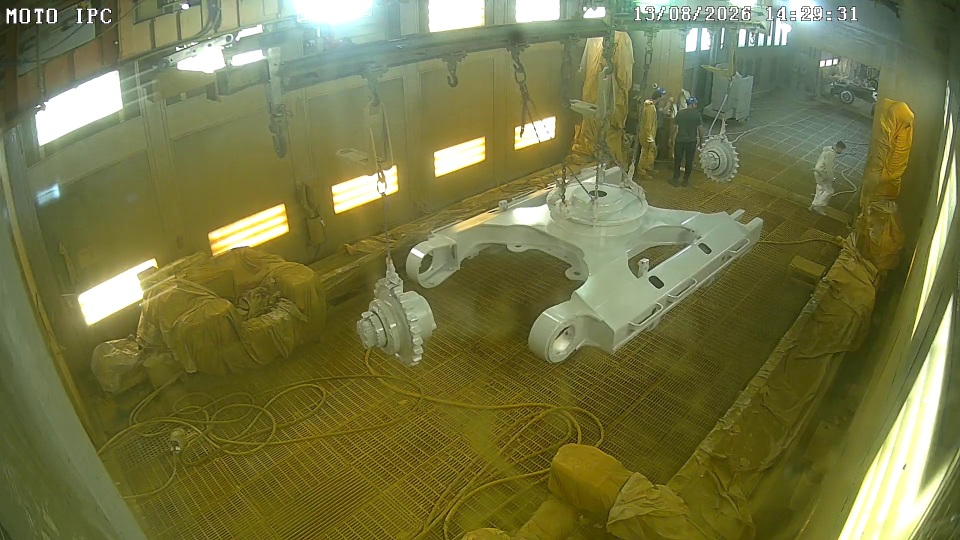
#> input picture fotos-referencia/pintura-01.jpg, 1920 x 1080 px (shown at 1/2 size)
$ python -i silhueta.py   (imports and definitions only)
#> lines starting #> are read from the running program, lines starting #| are printed output that depends on the picture; after the words box and inside, x2 and y2 are one past the last pixel; in counts of white or black regions, pixels touching at a corner belong together
#> further down, picture is the input picture: shape (1080, 1920, 3); mean B, G, R 68.7, 117.3, 116.7
"""Silhueta das pecas penduradas na cabine.

O caminho principal e SUBTRACAO DE FUNDO (mascara_fundo): a cabine e fixa, e o
que muda entre um frame e outro e exatamente o que esta pendurado.

Cor nao serve, e isso foi medido, nao suposto. Em tres frames da mesma camera no
mesmo dia a peca apareceu escura (aco cru), amarela (recem pintada) e branca
(fundida crua). E no frame amarelo a saturacao da peca era 148 - a mesma do piso
(152) e a das capas de robo (148). A matiz nao separa nada porque a cabine
inteira e amarela de overspray: peca 25, capa 24 a 28, piso 26.

As duas mascaras de cor (mascara_escura, mascara_pintada) ficam como reserva
para quando nao ha fundo montado, com os limiares que funcionaram nos frames em
que cada uma foi calibrada. Nao espere que generalizem.

Duas armadilhas que este modulo trata:

1. Um operador passando na frente parte a peca em varios blobs. Por isso os
   blobs proximos sao unidos antes de virar peca.
2. A lente e olho de peixe e escurece os cantos do frame. Esses cantos viram
   blob escuro gigante. Por isso blobs encostados na borda sao descartados - mas
   so no modo escuro, que e onde o problema aparece.
"""
import cv2
import numpy as np

V_MAX = 90       # ate onde e "escuro"
S_MAX = 110      # acima disso e amarelo da cabine, nao peca
S_MIN_PINTADA = 190   # peca pintada mede S=227; piso e capas ficam em 145-164
V_MIN_PINTADA = 60    # abaixo disso e piso/grade na sombra
V_MAX_PINTADA = 180   # acima disso e capa de robo iluminada
AREA_MIN = 4000  # px; abaixo disso e mangueira, sombra, sujeira
FOLGA_BORDA = 12  # px de tolerancia para considerar que encostou na borda
# Vao abaixo do qual dois blobs viram a mesma peca. Depende da mascara: a
# escura passa por um fechamento de 35 px e tolera vao maior; a pintada fecha
# com 15 px. E ha um teto medido: duas pecas VIZINHAS na linha ficaram a 82 px
# uma da outra, entao unir a 90 juntava peca distinta.
VAO_UNIAO = {"escura": 90, "pintada": 60, "fundo": 60}


def _limpar(mask: np.ndarray, y_min: int, abertura: int, fechamento: int) -> np.ndarray:
    if y_min > 0:
        mask[:y_min, :] = 0
    mask = cv2.morphologyEx(mask, cv2.MORPH_OPEN, np.ones((abertura, abertura), np.uint8))
    return cv2.morphologyEx(mask, cv2.MORPH_CLOSE, np.ones((fechamento, fechamento), np.uint8))


def mascara_escura(frame, v_max: int = V_MAX, s_max: int = S_MAX,
                   y_min: int = 0) -> np.ndarray:
    """Mascara do que e escuro e pouco saturado, abaixo da linha y_min.

    Serve para a peca ainda sem tinta.
    """
#> called with v_max = 90, s_max = 110, y_min = 0
    hsv = cv2.cvtColor(frame, cv2.COLOR_BGR2HSV)
#> hsv: shape (1080, 1920, 3); mean H, S, V 34.6, 131.6, 121.8
    v = hsv[:, :, 2].astype(np.int16)
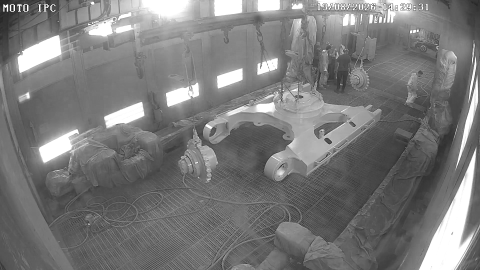
#> v: shape (1080, 1920) int16 (shown at 1/4 size); min 0, max 255, mean 121.8
    s = hsv[:, :, 1].astype(np.int16)
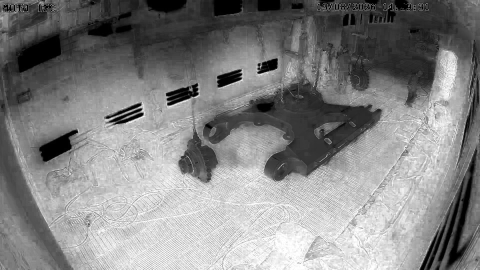
#> s: shape (1080, 1920) int16 (shown at 1/4 size); min 0, max 255, mean 131.6
    return _limpar(((v < v_max) & (s < s_max)).astype(np.uint8) * 255, y_min, 9, 35)
#> in _limpar, `mask = cv2.morphologyEx(mask, cv2.MORPH_OPEN, np.ones((abertura, abert..`:
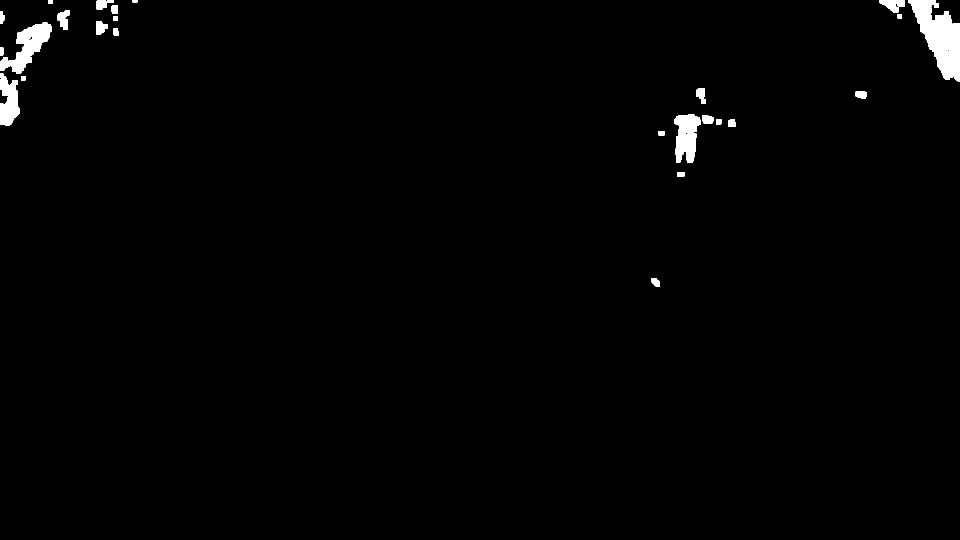
#> mask: shape (1080, 1920) (shown at 1/2 size); 1.2% white; 25 white regions, largest, box (x1, y1, x2, y2) and area: (1817, 0, 1920, 163) 8807, (0, 45, 104, 147) 4458, (1349, 229, 1401, 326) 3602
#> in _limpar, `return cv2.morphologyEx(mask, cv2.MORPH_CLOSE, np.ones((fechamento, fe..`:
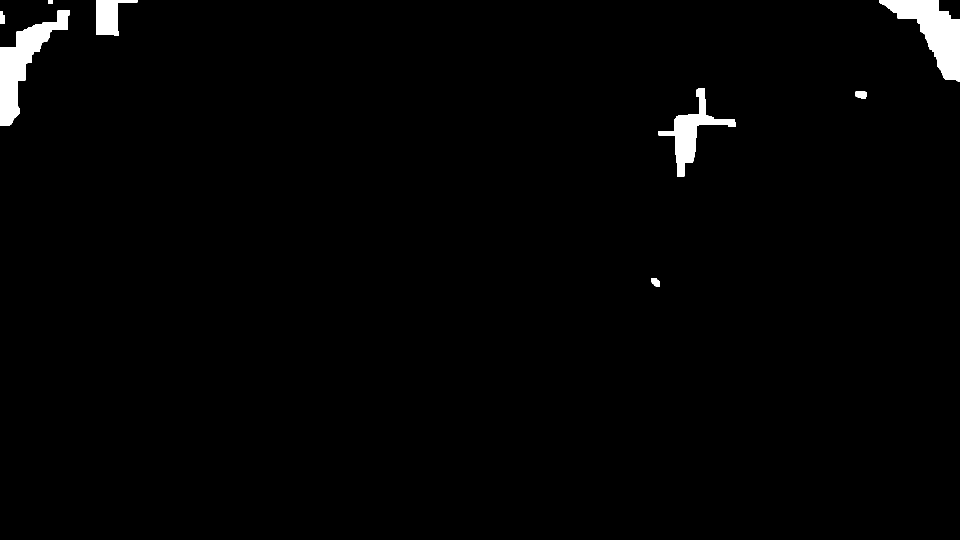
#> returned value: shape (1080, 1920) (shown at 1/2 size); 1.6% white; 8 white regions, largest, box (x1, y1, x2, y2) and area: (1759, 0, 1920, 163) 11204, (0, 21, 140, 251) 10731, (1317, 176, 1472, 354) 6634


def mascara_pintada(frame, s_min: int = S_MIN_PINTADA, v_min: int = V_MIN_PINTADA,
                    v_max: int = V_MAX_PINTADA, y_min: int = 0) -> np.ndarray:
    """Mascara da peca ja pintada: amarelo muito saturado, brilho medio."""
#> called with s_min = 190, v_min = 60, v_max = 180, y_min = 0
    hsv = cv2.cvtColor(frame, cv2.COLOR_BGR2HSV)
    v = hsv[:, :, 2].astype(np.int16)
    s = hsv[:, :, 1].astype(np.int16)
    bruta = ((s > s_min) & (v > v_min) & (v < v_max)).astype(np.uint8) * 255
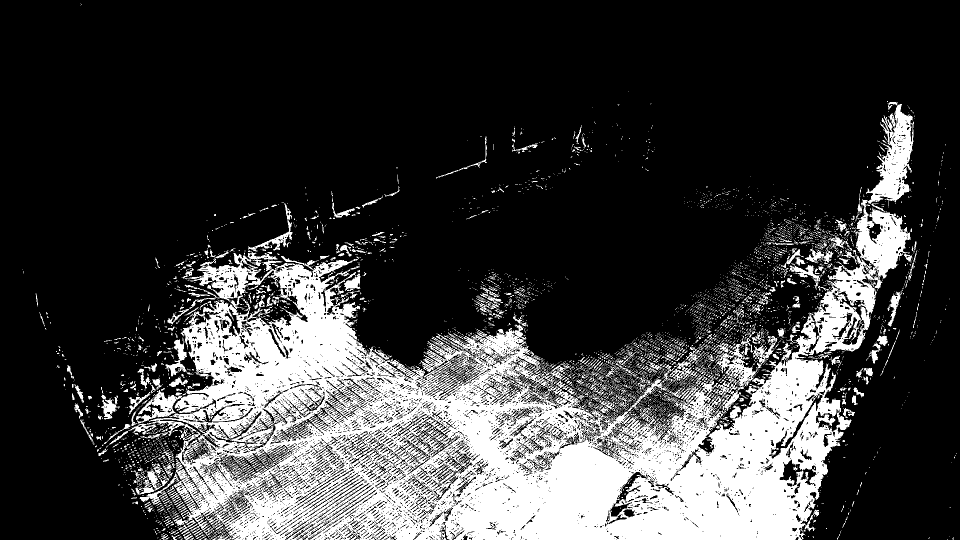
#> bruta: shape (1080, 1920) (shown at 1/2 size); 23.4% white; 4685 white regions (4238 under 20 px), largest, box (x1, y1, x2, y2) and area: (219, 204, 1828, 1080) 432876, (270, 927, 338, 989) 1293, (496, 406, 585, 503) 1209
    return _limpar(bruta, y_min, 5, 15)
#> call 2 of _limpar, with y_min = 0, abertura = 5, fechamento = 15
#> in _limpar (call 2), `mask = cv2.morphologyEx(mask, cv2.MORPH_OPEN, np.ones((abertura, abert..`:
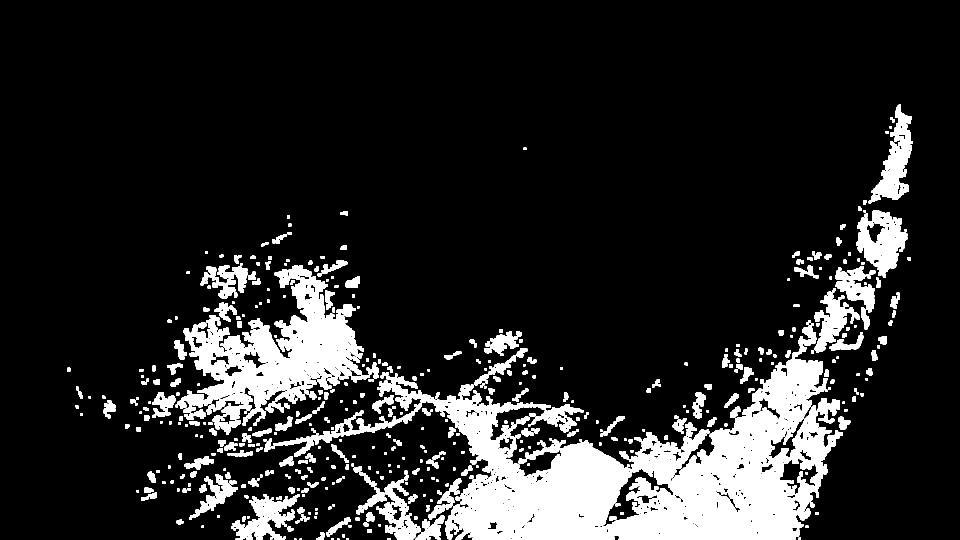
#> mask: shape (1080, 1920) (shown at 1/2 size); 14.5% white; 508 white regions (3 under 20 px), largest, box (x1, y1, x2, y2) and area: (543, 641, 1686, 1080) 155903, (351, 530, 728, 840) 48837, (1713, 421, 1815, 556) 7683
#> in _limpar (call 2), `return cv2.morphologyEx(mask, cv2.MORPH_CLOSE, np.ones((fechamento, fe..`:
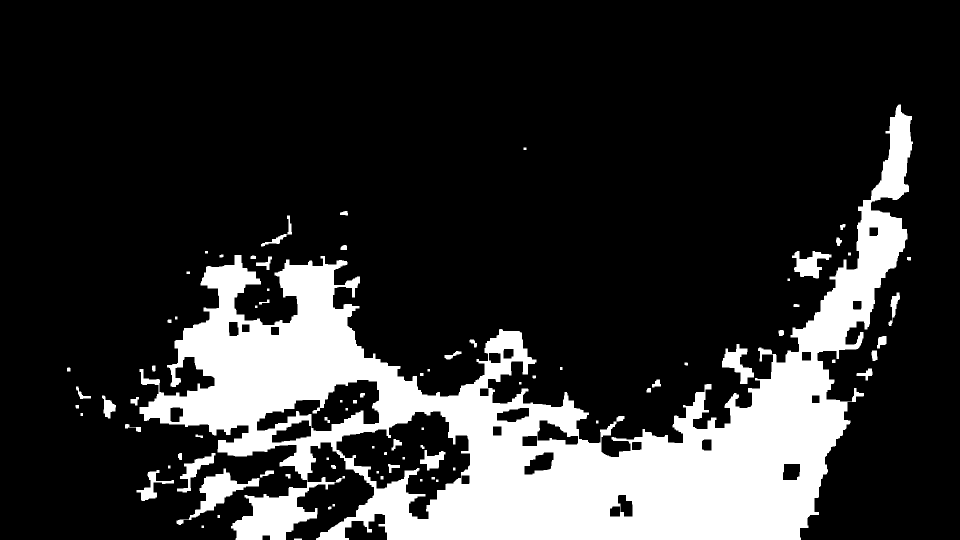
#> returned value: shape (1080, 1920) (shown at 1/2 size); 19% white; 82 white regions, largest, box (x1, y1, x2, y2) and area: (279, 209, 1826, 1080) 373637, (353, 937, 519, 1050) 4648, (1444, 688, 1508, 768) 2213


LIMIAR_FUNDO = 40  # px de diferenca contra o fundo; medido: p90 do frame e 33


# [37 lines left out: functions mascara_fundo, mascara_corrente, not called in this run]


def _maior_blob_valido(mask, shape) -> int:
    """Area do maior blob que nao encosta na borda, para comparar mascaras."""
#> called with shape = (1080, 1920, 3)
    n, _, stats, _ = cv2.connectedComponentsWithStats(mask, 8)
#> n = 83; stats = 83 rows, first 6: [0, 0, 1920, 1080, 1679261], [279, 209, 1547, 871, 373637], [1047, 295, 6, 5, 30], [680, 422, 16, 9, 111], [522, 431, 62, 62, 598], [1680, 448, 11, 12, 90]
    areas = [stats[i, cv2.CC_STAT_AREA] for i in range(1, n)
             if not _encosta_na_borda(
                 (stats[i, cv2.CC_STAT_LEFT], stats[i, cv2.CC_STAT_TOP],
                  stats[i, cv2.CC_STAT_WIDTH], stats[i, cv2.CC_STAT_HEIGHT]), shape)]
    return max(areas, default=0)


def mascara_peca(frame, y_min: int = 0, modo: str = "auto",
                 fundo=None) -> tuple[np.ndarray, str]:
    """Escolhe entre peca crua e peca pintada, e devolve a mascara e o modo usado.

    Com fundo disponivel ele ganha sempre: nao depende de cor, e cor foi medida
    como incapaz de separar peca de piso nesta cabine.

    Sem fundo, sobra escolher entre as duas regras de cor. Nao une as duas de
    proposito. Unir contamina: no frame medido, a regra de escuro pegava um blob
    de 16 mil px colado na blade pintada, e a uniao esticava a caixa da peca ate
    ele. Escolher a mascara com o maior blob valido acerta porque a peca domina
    o frame na etapa em que aparece.
    """
    if fundo is not None and modo in ("auto", "fundo"):
        return mascara_fundo(frame, fundo), "fundo"
    if modo == "escura":
        return mascara_escura(frame, y_min=y_min), "escura"
    if modo == "pintada":
        return mascara_pintada(frame, y_min=y_min), "pintada"

    escura = mascara_escura(frame, y_min=y_min)
    pintada = mascara_pintada(frame, y_min=y_min)
    if _maior_blob_valido(pintada, frame.shape) >= _maior_blob_valido(escura, frame.shape):
        return pintada, "pintada"
    return escura, "escura"


def _encosta_na_borda(caixa, shape) -> bool:
#> called with caixa = (279, 209, 1547, 871), shape = (1080, 1920, 3)
    x, y, w, h = caixa
#> x = 279; y = 209; w = 1547; h = 871
    alt, larg = shape[:2]
    return (x <= FOLGA_BORDA or y <= FOLGA_BORDA
            or x + w >= larg - FOLGA_BORDA or y + h >= alt - FOLGA_BORDA)


# [89 lines left out: functions _unir, _perto, _agrupar, descritores, silhuetas, not called in this run]

>>> import cv2
>>> picture = cv2.imread('../fotos-referencia/pintura-01.jpg')
>>> result = mascara_peca(picture)
#> in _maior_blob_valido, `areas = [stats[i, cv2.CC_STAT_AREA] for i in range(1, n) if not _encos..`: areas = 80 values, max 4648 at index 67, min 25 at index 14, mean 258.2

$ run again, on fotos-referencia/pintura-02.jpg
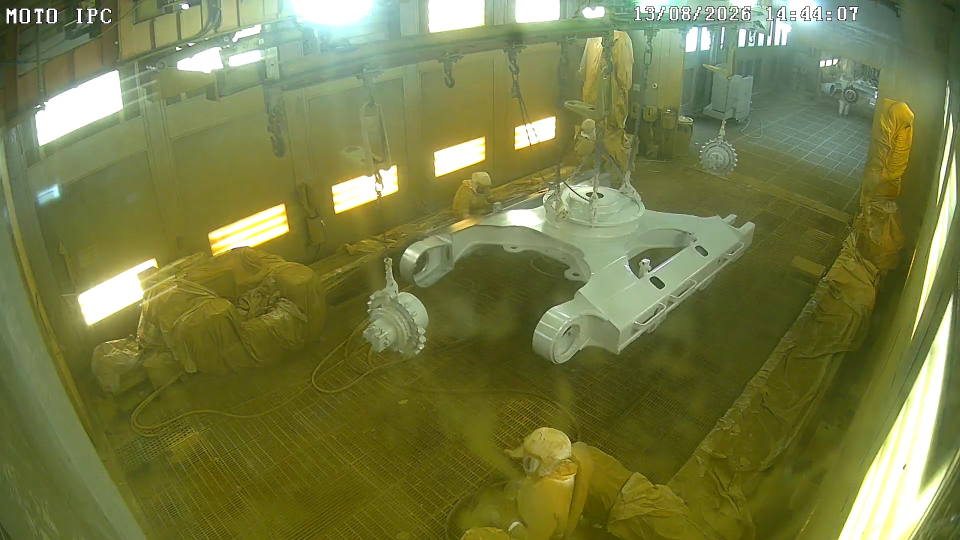
#> input picture fotos-referencia/pintura-02.jpg, 1920 x 1080 px (shown at 1/2 size)
#> picture is the input picture: shape (1080, 1920, 3); mean B, G, R 69.2, 122.8, 117.6
#> hsv: shape (1080, 1920, 3); mean H, S, V 36.1, 135.1, 124.9
#> in _limpar, `mask = cv2.morphologyEx(mask, cv2.MORPH_OPEN, np.ones((abertura, abert..`:
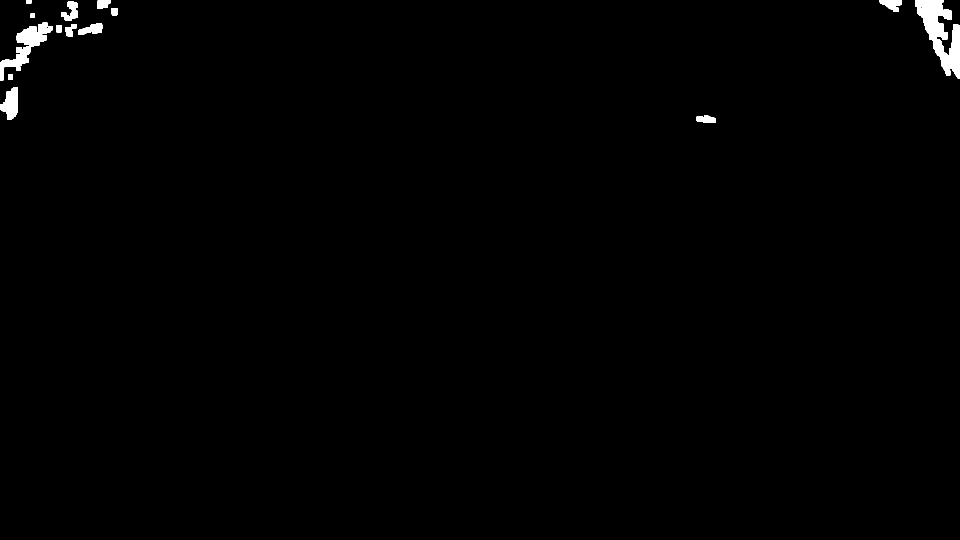
#> mask: shape (1080, 1920) (shown at 1/2 size); 0.76% white; 15 white regions, largest, box (x1, y1, x2, y2) and area: (1830, 0, 1920, 157) 6643, (0, 45, 105, 161) 3681, (0, 174, 35, 240) 1512
#> bruta: shape (1080, 1920); 26.6% white; 2032 white regions (1752 under 20 px), largest, box (x1, y1, x2, y2) and area: (182, 397, 1822, 1080) 513106, (1726, 212, 1829, 414) 8970, (271, 965, 323, 1013) 991
#> mask: shape (1080, 1920); 22.6% white; 333 white regions (1 under 20 px), largest, box (x1, y1, x2, y2) and area: (182, 517, 1752, 1080) 409474, (1712, 421, 1820, 553) 8581, (1737, 224, 1825, 401) 6870
#> in _limpar (call 2), `return cv2.morphologyEx(mask, cv2.MORPH_CLOSE, np.ones((fechamento, fe..`:
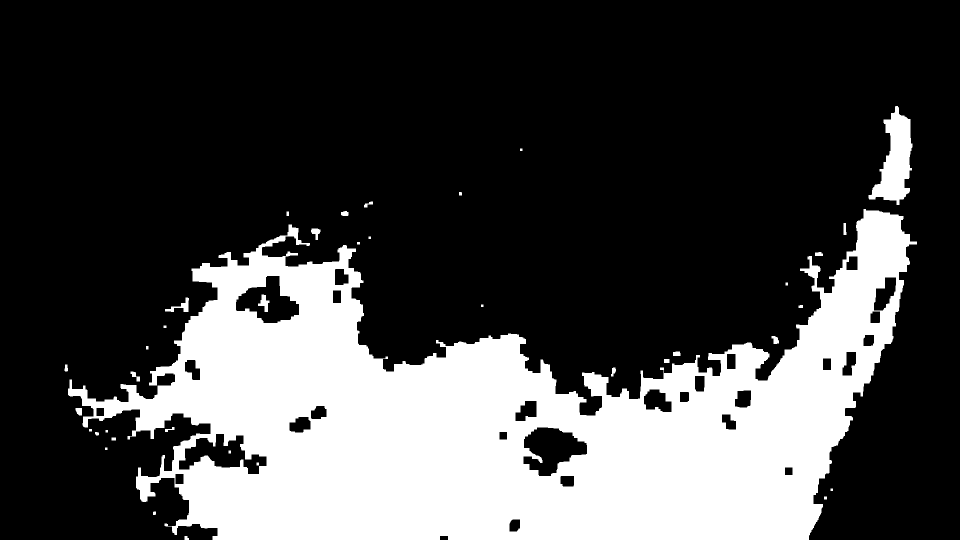
#> returned value: shape (1080, 1920) (shown at 1/2 size); 27.1% white; 38 white regions, largest, box (x1, y1, x2, y2) and area: (136, 418, 1834, 1080) 549771, (1737, 212, 1825, 410) 8886, (330, 595, 378, 624) 468
#> n = 39; stats = 39 rows, first 6: [0, 0, 1920, 1080, 1511642], [1737, 212, 88, 198, 8886], [1040, 297, 5, 5, 25], [918, 384, 6, 7, 41], [728, 403, 18, 12, 102], [136, 418, 1698, 662, 549771]
#> x = 1737; y = 212; w = 88; h = 198
#> areas = 36 values, max 8886 at index 0, min 25 at index 1, mean 336.9
